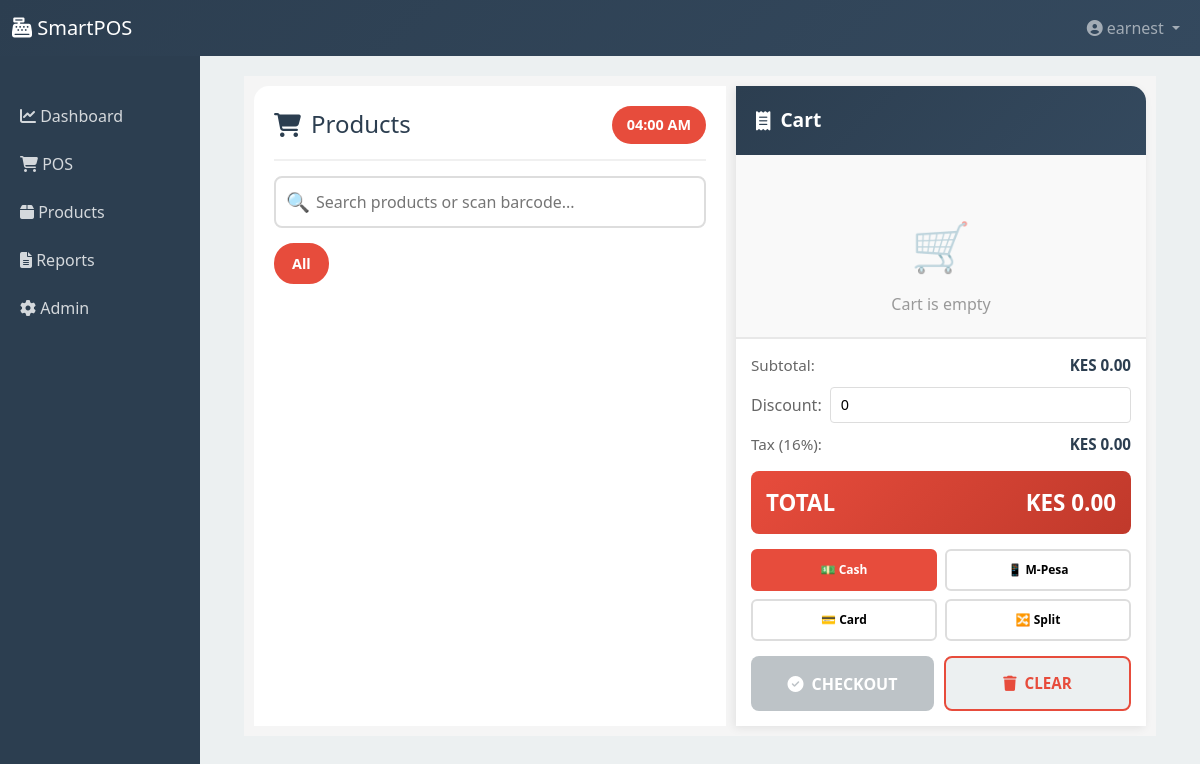
Page /pos/ (signed in) on the earlier database version.
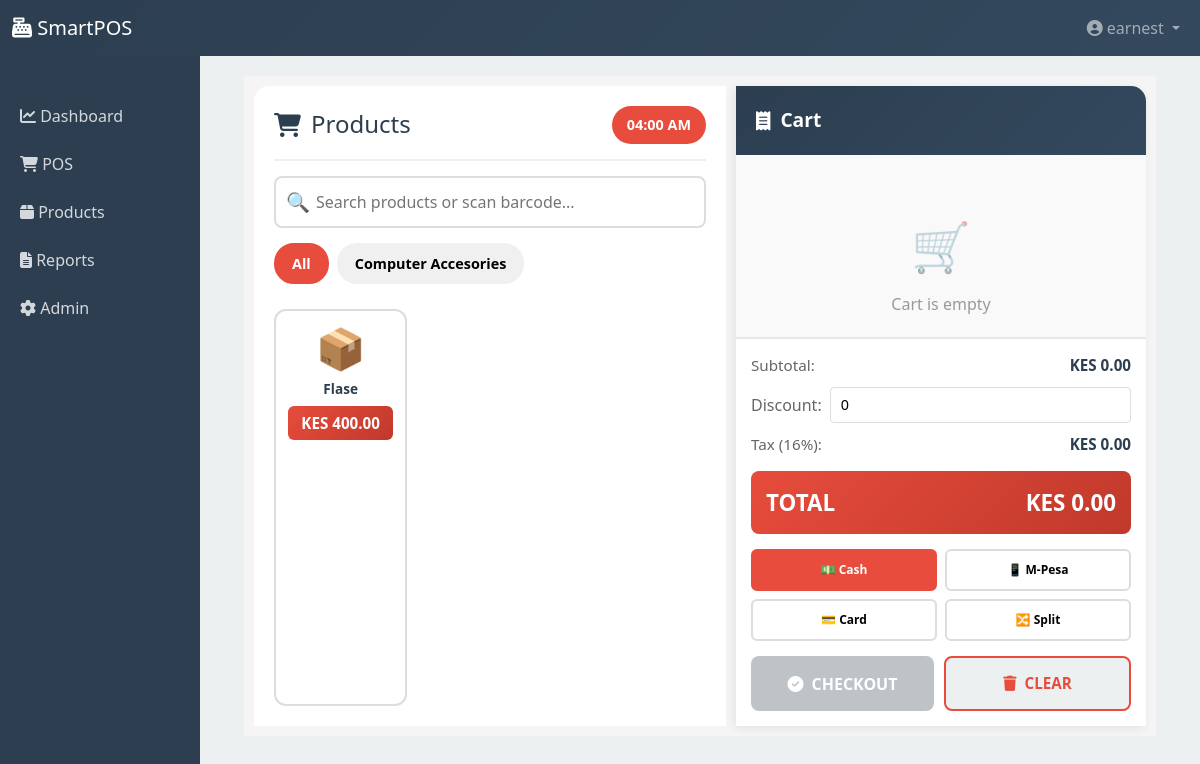
Same page on the later database version.
### smartpos/models.py (models this page shows, shortened)
class Category(models.Model):
    CATEGORY_TYPES = [
        ('drinks', 'Drinks'),
        ('food', 'Food'),
        ('groceries', 'Groceries'),
        ('household', 'Household Items'),
        ('alcohol', 'Alcohol'),
    ]
    id = models.UUIDField(primary_key=True, default=uuid.uuid4)
    name = models.CharField(max_length=100, unique=True)
    category_type = models.CharField(max_length=20, choices=CATEGORY_TYPES)
    description = models.TextField(blank=True)
    created_at = models.DateTimeField(auto_now_add=True)
    class Meta:
        verbose_name_plural = "Categories"

class Product(models.Model):
    UNIT_CHOICES = [
        ('piece', 'Piece'),
        ('kg', 'Kilogram'),
        ('liter', 'Liter'),
        ('bottle', 'Bottle'),
        ('glass', 'Glass'),
    ]
    id = models.UUIDField(primary_key=True, default=uuid.uuid4)
    name = models.CharField(max_length=255)
    barcode = models.CharField(max_length=100, unique=True, blank=True)
    category = models.ForeignKey(Category, on_delete=models.PROTECT)
    cost_price = models.DecimalField(max_digits=10, decimal_places=2)
    selling_price = models.DecimalField(max_digits=10, decimal_places=2)
    unit_of_measure = models.CharField(max_length=20, choices=UNIT_CHOICES)
    image = models.ImageField(upload_to='products/', blank=True)
    expiry_date = models.DateField(null=True, blank=True)
    batch_number = models.CharField(max_length=100, blank=True)
    bottle_price = models.DecimalField(max_digits=10, decimal_places=2, null=True, blank=True)
    glass_price = models.DecimalField(max_digits=10, decimal_places=2, null=True, blank=True)
    is_alcohol = models.BooleanField(default=False)
    is_active = models.BooleanField(default=True)
    created_at = models.DateTimeField(auto_now_add=True)
    updated_at = models.DateTimeField(auto_now=True)

### smartpos/views.py (the view)
# urls.py: path('pos/', views.pos_screen, name='pos'),
@login_required(login_url='login')
def pos_screen(request):
    if request.user.role not in ['cashier', 'manager', 'admin']:
        return redirect('dashboard')
    products = Product.objects.filter(is_active=True)
    categories = Category.objects.all()
    context = {
        'products': products,
        'categories': categories,
    }
    return render(request, 'smartpos/pos_screen.html', context)

### templates/smartpos/pos_screen.html (shortened to what this page needs)
{% extends 'smartpos/base.html' %} {% block title %}POS - SmartPOS{% endblock %}
{% block content %}
<div class="pos-wrapper">
  <div class="products-section">
    <div class="pos-header">
      <h2><i class="fas fa-shopping-cart"></i> Products</h2>
      <span class="time-display" id="timeDisplay">00:00</span>
    </div>
    <div class="search-container">
      <input
        type="text"
        id="searchInput"
        placeholder="Search products or scan barcode..."
      />
    </div>
    <div class="category-bar">
      <button class="category-btn active" onclick="filterCategory('', this)">
        All
      </button>
      {% for category in categories %}
      <button
        class="category-btn"
        onclick="filterCategory('{{ category.id }}', this)"
      >
        {{ category.name }}
      </button>
      {% endfor %}
    </div>
    <div class="products-grid" id="productsGrid">
      {% for product in products %}
      <div
        class="product-card"
        onclick="addToCart('{{ product.id }}', '{{ product.name }}', {{ product.selling_price }})"
      >
        <div class="product-icon">📦</div>
        <div class="product-name">{{ product.name }}</div>
        <div class="product-price">KES {{ product.selling_price }}</div>
      </div>
      {% endfor %}
    </div>
  </div>
  <div class="cart-section">
    <div class="cart-header"><i class="fas fa-receipt"></i> Cart</div>
    <div class="cart-items" id="cartItems">
      <div class="empty-cart-message">
        <div class="empty-cart-icon">🛒</div>
        <p>Cart is empty</p>
      </div>
    </div>
    <div class="cart-footer">
      <div class="cart-summary">
        <div class="summary-row">
          <span class="summary-label">Subtotal:</span>
          <span class="summary-value" id="subtotal">KES 0.00</span>
        </div>
        <div class="discount-row">
          <span class="summary-label">Discount:</span>
          <input
            type="number"
            id="discountInput"
            min="0"
            step="0.01"
            value="0"
            onchange="updateTotals()"
            placeholder="0.00"
          />
        </div>
        <div class="summary-row">
          <span class="summary-label">Tax (16%):</span>
          <span class="summary-value" id="tax">KES 0.00</span>
        </div>
      </div>
      <div class="summary-total">
        <span>TOTAL</span>
        <span id="total">KES 0.00</span>
      </div>
      <div class="payment-methods">
        <button
          class="payment-btn active"
          data-method="cash"
          onclick="setPaymentMethod('cash', this)"
        >
          💵 Cash
        </button>
        <button
          class="payment-btn"
          data-method="mpesa"
          onclick="setPaymentMethod('mpesa', this)"
        >
          📱 M-Pesa
        </button>
        <button
          class="payment-btn"
          data-method="card"
          onclick="setPaymentMethod('card', this)"
        >
          💳 Card
        </button>
        <button
          class="payment-btn"
          data-method="split"
          onclick="setPaymentMethod('split', this)"
        >
          🔀 Split
        </button>
      </div>
      <div class="action-buttons">
        <button
          class="checkout-btn"
          id="checkoutBtn"
          onclick="processCheckout()"
          disabled
        >
          <i class="fas fa-check-circle"></i> CHECKOUT
        </button>
        <button class="clear-btn" onclick="clearCart()">
          <i class="fas fa-trash"></i> CLEAR
        </button>
      </div>
    </div>
  </div>
</div>
{% endblock %}

Differences in the rows shown:
added Category: name "Computer Accesories"
added Product: name "Flase", selling_price "400.00"
